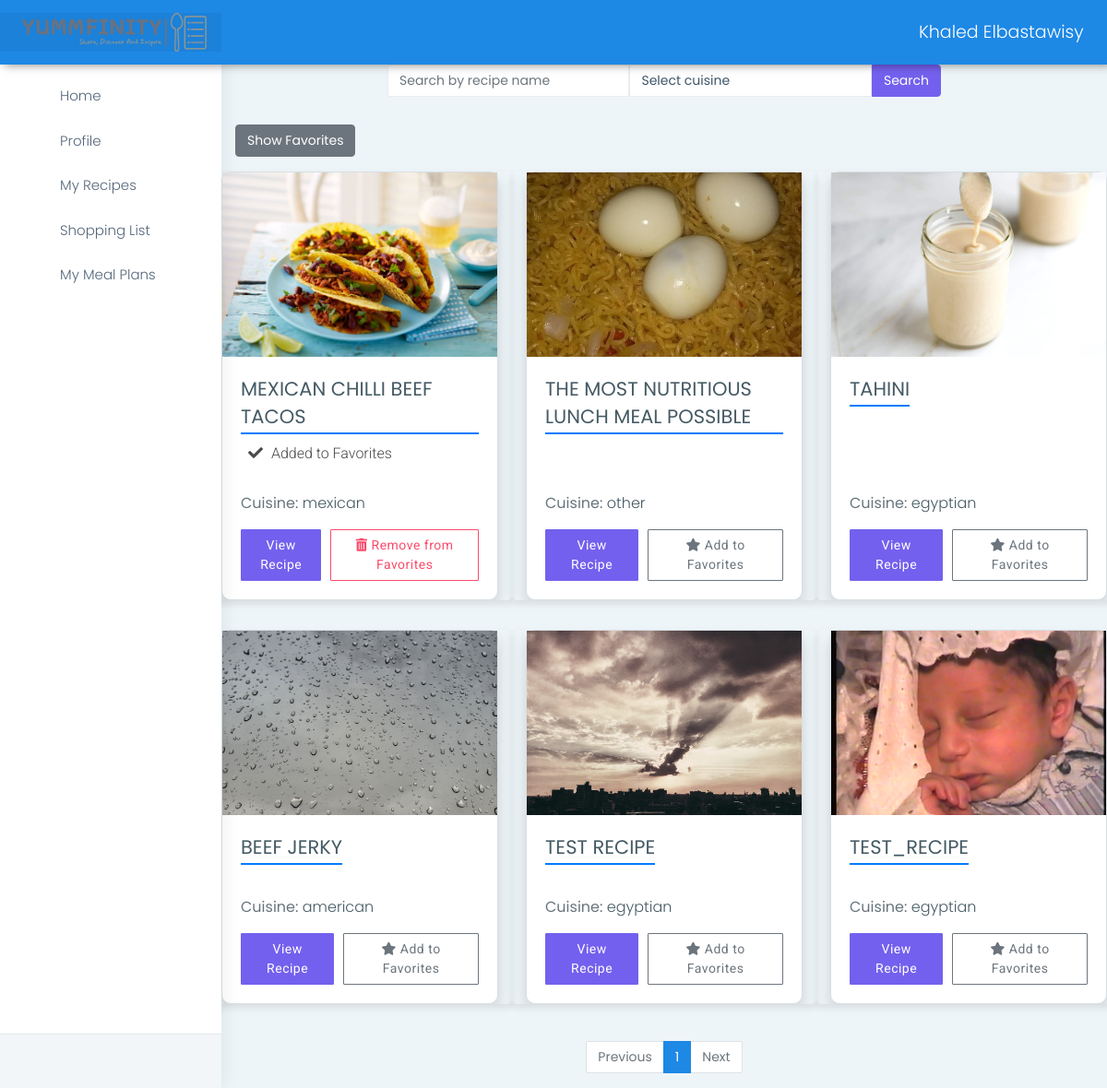
/browse_recipes (signed in), run on the app's committed database.
### apps/authentication/models.py (models this page shows, shortened)
class User(db.Model, UserMixin):
    id = db.Column(db.Integer, primary_key=True)
    username = db.Column(db.String(64), unique=True)
    email = db.Column(db.String(64), unique=True)
    password = db.Column(db.LargeBinary)
    recipes = db.relationship('Recipe', backref='user')
    ratings = db.relationship('Rating', backref='user')
    comments = db.relationship('Comment', backref='user')
    profile = db.relationship("UserProfile", uselist=False, back_populates="user")
    activities = db.relationship('UserActivity', back_populates='user', lazy=True)
    followers = db.relationship('Follow', foreign_keys=[Follow.followed_id], back_populates='followed', lazy='dynamic', cascade='all, delete-orphan')
    following = db.relationship('Follow', foreign_keys=[Follow.follower_id], back_populates='follower', lazy='dynamic', cascade='all, delete-orphan')
    shopping_list = db.relationship('ShoppingList', backref='user', lazy=True, cascade='all, delete-orphan')
    meal_plan = db.relationship('MealPlan', backref='user', lazy=True, cascade='all, delete-orphan')

class Recipe(db.Model):
    id = db.Column(db.Integer, primary_key=True)
    cuisine = db.Column(db.String(64))
    name = db.Column(db.String(64))
    description = db.Column(db.Text, nullable=False)
    user_id = db.Column(db.Integer, db.ForeignKey('user.id'), nullable=False)
    cooking_time = db.Column(db.Integer, nullable=False)
    cuisine = db.Column(db.String(64), nullable=False)
    image = db.Column(db.String(255), nullable=True)
    ingredients = db.relationship('Ingredient', backref='recipe', lazy=True, cascade='all, delete-orphan')
    instructions = db.relationship('Instruction', backref='recipe', lazy=True, cascade='all, delete-orphan')
    ratings = db.relationship('Rating', backref='recipe', lazy=True, cascade='all, delete-orphan')
    comments = db.relationship('Comment', backref='recipe', lazy=True, cascade='all, delete-orphan')
    activities = db.relationship('UserActivity', back_populates='recipe', lazy=True, cascade='all, delete-orphan')

### apps/home/routes.py (the view)
@blueprint.route('/browse_recipes')
@login_required
def browse_recipes():
    recipes = Recipe.query.all()
    recipes_per_page = 6
    page = request.args.get('page', 1, type=int)
    total_recipes = Recipe.query.count()
    total_pages = ceil(total_recipes / recipes_per_page)
    page_range = list(range(max(1, page - 2), min(total_pages, page + 2) + 1))
    recipes = Recipe.query.paginate(page, recipes_per_page, False).items
    favorite_recipes = UserProfile.query.filter_by(user_id=current_user.id).first().favorite_recipes
    cuisines = ['egyptian','american', 'chinese', 'french', 'italian', 'mexican', 'thai']
    return render_template('home/browse_recipes.html',  segment='browse_recipes', Recipes=recipes, page=page, total_pages=total_pages,
                            page_range=page_range, favorite_recipes=favorite_recipes, cuisines=cuisines)

### apps/__init__.py (called while the page is built)
def configure_database(app):
    @app.before_first_request
    def initialize_database():
        db.create_all()
    @app.teardown_request
    def shutdown_session(exception=None):
        db.session.remove()

### apps/authentication/models.py (called while the page is built)
@login_manager.user_loader
def user_loader(id):
    return User.query.filter_by(id=id).first()

    @property
    def favorite_recipes(self):
        if self.favorite_recipes_str:
            return [int(recipe_id) for recipe_id in self.favorite_recipes_str.split(',')]
        return []

### apps/templates/home/browse_recipes.html (shortened to what this page needs)
{% extends '/layouts/base.html' %}
{% block content %}
<head>
<link rel="stylesheet" href="{{ url_for('static', filename='assets/css/custom.css') }}" />
<link rel="stylesheet" href="https://cdnjs.cloudflare.com/ajax/libs/font-awesome/5.15.1/css/all.min.css" />
</head>
<div class="container">
    <div class="search-container">
        <form class="search-form" action="{{ url_for('home_blueprint.search_results') }}" method="GET">
            <input type="text" class="form-control" name="recipe_name" placeholder="Search by recipe name">
            <select class="form-control" name="cuisine">
                <option value="">Select cuisine</option>
            </select>
            <button type="submit" class="btn btn-primary" id = 'search-btn'>Search</button>
        </form>
    </div>
        <button type="button" class="btn btn-secondary" id="show-favorites-btn" onclick="toggleFavorites()">Show Favorites</button>
</div>
<div class="tab-pane active" id="home" role="tabpanel">
    <div class="row">
        {% for recipe in Recipes %}
        <div class="col-md-4 col-sm-6 my-3 recipe-card {% if recipe.id in favorite_recipes %}favorite{% endif %}">
            <div class="card h-100">
                {% if recipe.image %}
                <img src="{{ url_for('static', filename='assets/images/' + recipe.image) }}" class="card-img-top img-responsive" alt="{{ recipe.name }}">
                {% endif %}
                <div class="card-body d-flex flex-column">
                    <div>
                        <h5 class="card-title mb-1">{{ recipe.name }}</h5>
                        {% if recipe.id in favorite_recipes %}
                        <div class="favorite-text-container">
                            <span class="favorited-text mx-2">
                                <i class="fas fa-check"></i>
                                Added to Favorites
                            </span>
                        </div>
                        {% endif %}
                    </div>
                    {% if recipe.cuisine %}
                    <p class="card-text mt-auto mb-3"><strong>Cuisine:</strong> {{ recipe.cuisine }}</p>
                    {% endif %}
                    <div class="d-flex align-items-center justify-content-between">
                        <div class="view-recipe-container">
                            <a href="{{ url_for('home_blueprint.recipe_details', recipe_id=recipe.id) }}" class="btn btn-primary btn-sm view-recipe-btn">View Recipe</a>
                        </div>
                        <div class="favorite-action-container">
                            {% if recipe.id in favorite_recipes %}
                            <a href="{{ url_for('home_blueprint.remove_from_favorites', recipe_id=recipe.id) }}" class="btn btn-outline-danger btn-sm favorite-action-btn">
                                <i class="fas fa-trash-alt"></i>
                                Remove from Favorites
                            </a>
                            {% else %}
                            <a href="{{ url_for('home_blueprint.add_to_favorites', recipe_id=recipe.id) }}" class="btn btn-outline-secondary btn-sm favorite-action-btn">
                                <i class="fas fa-star"></i>
                                Add to Favorites
                            </a>
                            {% endif %}
                        </div>
                    </div>
                </div>
            </div>
        </div>
        {% endfor %}
    </div>
    <div class="d-flex justify-content-center mt-4">
        <nav aria-label="Page navigation">
            <ul class="pagination">
                <li class="page-item {% if page == 1 %}disabled{% endif %}">
                    <a class="page-link" href="{{ url_for('home_blueprint.browse_recipes', page=page-1) if page > 1 }}">Previous</a>
                </li>
                {% for p in page_range %}
                <li class="page-item {% if p == page %}active{% endif %}">
                    <a class="page-link" href="{{ url_for('home_blueprint.browse_recipes', page=p) }}">{{ p }}</a>
                </li>
                {% endfor %}
                <li class="page-item {% if page == total_pages %}disabled{% endif %}">
                    <a class="page-link" href="{{ url_for('home_blueprint.browse_recipes', page=page+1) if page < total_pages }}">Next</a>
                </li>
            </ul>
        </nav>
    </div>
</div>
{% endblock %}

### apps/templates/includes/navigation.html (shortened to what this page needs)
<header class="topbar" data-navbarbg="skin6">
    <nav class="navbar top-navbar navbar-expand-md navbar-dark">
        <div class="navbar-header" data-logobg="skin6">
            <a class="navbar-brand ms-4" href="/">
                <img src="{{ config.ASSETS_ROOT }}/images/logo-no-background.png" alt="homepage" class="dark-logo" style="width: 200px; height: auto;" />
            </a>
        </div>
        <div class="navbar-collapse collapse" id="navbarSupportedContent" data-navbarbg="skin5">
            <ul class="navbar-nav">
                <li class="nav-item dropdown">
                    <a class="nav-link dropdown-toggle text-muted waves-effect waves-dark" href="#" id="navbarDropdown" role="button" data-bs-toggle="dropdown" aria-expanded="false">
                        {{ current_user.username }}
                    </a>
                </li>
            </ul>
        </div>
    </nav>
</header>

### apps/static/assets/css/custom.css (style rules this page uses)
.recipe-card { box-shadow: 0 4px 8px rgba(0, 0, 0, 0.1); border-radius: 5px; overflow: hidden; transition: 0.3s; }
.favorited-text { font-family: 'Roboto', sans-serif; font-size: 16px; color: #4a4a4a; }
.favorite-text-container { margin-top: 5px; }
.favorited-text i { margin-right: 5px; }
.img-responsive { object-fit: cover; width: 100%; height: 200px; }
.search-container { margin-bottom: 30px; display: flex; justify-content: center; }
.search-form { display: flex; width: 100%; max-width: 600px; }
.search-form .form-control { border-top-right-radius: 0; border-bottom-right-radius: 0; }
.search-form .btn { border-top-left-radius: 0; border-bottom-left-radius: 0; }
body { background-color: #f8f9fa; }
.container { max-width: 1000px; }
.card { box-shadow: 0 0.5rem 1rem rgba(0, 0, 0, 0.15); border-radius: 10px; }
.card-title { font-weight: bold; text-transform: uppercase; border-bottom: 2px solid #007bff; display: inline-block; padding-bottom: 2px; }
a { color: #007bff; text-decoration: none; }
.view-recipe-btn, .favorite-action-btn { font-family: 'Roboto', sans-serif; font-size: 14px; letter-spacing: 0.5px; padding: 6px 12px; }
.view-recipe-container { margin-right: 10px; }

### data on the page
User: username "Khaled Elbastawisy"
Recipe: image (picture), name "MEXICAN CHILLI BEEF TACOS", shows "Added to Favorites", cuisine "mexican"
Recipe: image (picture), name "THE MOST NUTRITIOUS LUNCH MEAL POSSIBLE", cuisine "other"
Recipe: image+name (picture), name "TAHINI", cuisine "egyptian"
Recipe: image (picture), name "BEEF JERKY", cuisine "american"
Recipe: image (picture), name "TEST RECIPE", cuisine "egyptian"
Recipe: image (picture), name "TEST_RECIPE", cuisine "egyptian"

### other printed values
{{ p }} "1"
